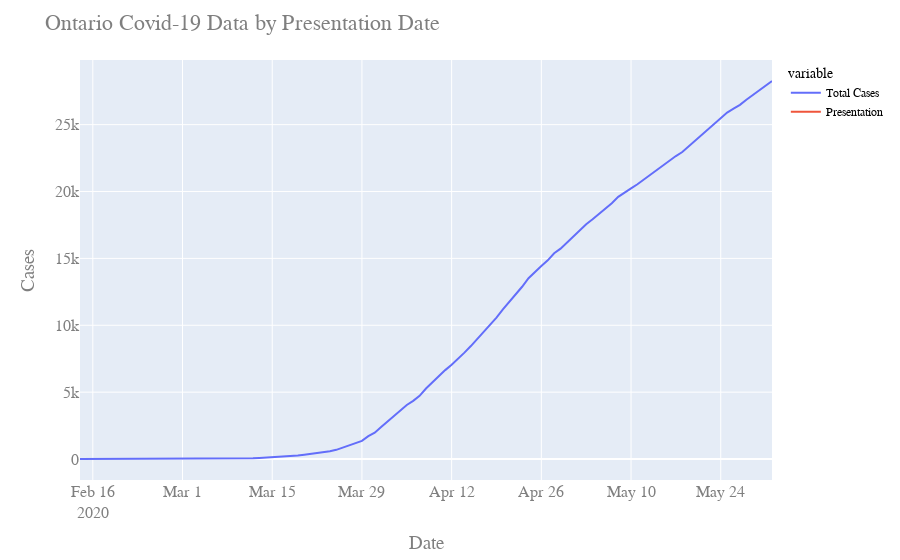

The code cell stored with this chart in its notebook:
### Code cell
fig = px.line(df6, x=df6.index, y="value",color='variable')#,log_y=True)
fig.update_layout(
    title="Ontario Covid-19 Data by Presentation Date",
    xaxis_title="Date",
    yaxis_title="Cases",
    font=dict(
        family="Courier New, monospace",
        size=16,
        color="#7f7f7f"
    ),
    legend=dict(
        font=dict(
            family="sans-serif",
            size=12,
            color="black"
        )
    )
)
fig.show()
fig.write_html("Ontariopresdate.html")
